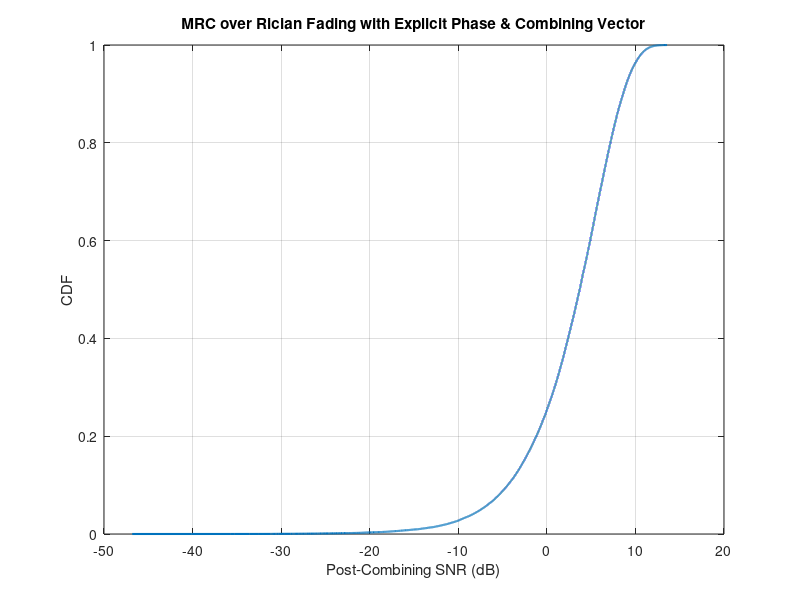

Recreate this plot in MATLAB. (Note: this script raises an error after producing the figure.)
%% ============================================================
%  Explicit Rician MRC Simulation with Combining Vector
%  Tracks per-branch phase, magnitude, and applied MRC weights
%  ============================================================
clear; clc; rng(123);

%% PARAMETERS
N_branches   = 4;                  % number of satellites/branches
K_dB         = [6 6 6 6];          % per-branch Rician K-factor in dB
K_lin        = 10.^(K_dB/10);      % linear
G_branch     = [1 0.85 0.75 0.6];  % large-scale gain per branch
N_trials     = 5e4;                % Monte Carlo trials

%% HELPER: Generate Rician Fading Sample
rician = @(Klin) ...
    (sqrt(Klin/(Klin+1))*exp(1j*2*pi*rand)) + ...     % LOS specular
    (sqrt(1/(Klin+1))*(randn+1j*randn)/sqrt(2));      % scattered component

%% STORAGE
SNR_out_lin = zeros(N_trials,1);
H_matrix    = zeros(N_trials,N_branches); % store complex channels per trial
W_matrix    = zeros(N_trials,N_branches); % MRC combining vector per trial

%% SIMULATION LOOP
for t = 1:N_trials
    h_vec = zeros(1,N_branches);
    for b = 1:N_branches
        h_vec(b) = rician(K_lin(b));
    end
    
    H_matrix(t,:) = h_vec;                 % store complex channel
    
    % --- MRC combining vector (phase-alignment)
    w_vec = conj(h_vec);                    % conjugate = phase alignment
    W_matrix(t,:) = w_vec;
    
    % Received signals per branch (assume unit symbol x=1)
    x_vec = sqrt(G_branch) .* ones(1,N_branches); 
    y_comb = sum(w_vec .* x_vec);           % MRC combined signal
    
    % Post-combining SNR (assuming noise = 1)
    SNR_out_lin(t) = abs(y_comb)^2;
end

%% OUTPUT STATISTICS
SNR_out_dB = 10*log10(SNR_out_lin);
meanSNRdB = mean(SNR_out_dB);
fprintf('Average post-combining SNR: %.2f dB\n', meanSNRdB);

%% PLOT: CDF of SNR
figure; 
[S_sorted, idx] = sort(SNR_out_dB);
ecdf_y = (1:N_trials)/N_trials;
plot(S_sorted, ecdf_y,'LineWidth',1.5); grid on;
xlabel('Post-Combining SNR (dB)'); ylabel('CDF');
title('MRC over Rician Fading with Explicit Phase & Combining Vector');

%% PLOT: Histogram of per-branch channel phase (first branch example)
figure; 
histogram(angle(H_matrix(:,1)),50); 
xlabel('Phase (radians)'); ylabel('Counts');
title('Distribution of Phase for Branch 1');
grid on;
